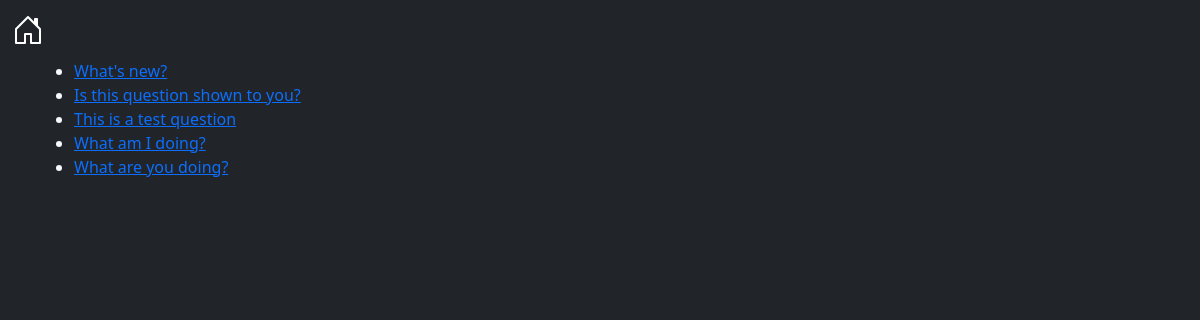
Screenshot of /polls/ with the database file from the repository.
### polls/models.py (models this page shows, shortened)
class Question(models.Model):
    question_text: models.CharField = models.CharField(max_length=200)
    pub_date = models.DateTimeField('date published')

### polls/views.py (the view)
# urls.py: path('', views.IndexView.as_view(), name='index'),
class IndexView(generic.ListView):
    template_name: str = 'polls/index.html'
    context_object_name: str = 'latest_question_list'
    def get_queryset(self) -> List[Question]:
        return Question.objects.filter(
            pub_date__lte=timezone.now()
        ).order_by('-pub_date')[:5]

### polls/templates/polls/index.html (shortened to what this page needs)
<!DOCTYPE html>
<html lang="en">
<head>
    {% load static %}
    {% include 'navbar.html' %}
    <link rel="stylesheet" type="text/css" href="{% static 'polls/style.css' %}">
</head>
<body class="text-light bg-dark">
    <div class="container">
        {% if latest_question_list %}
    <ul>
        {% for question in latest_question_list %}
        <li>
            <a href="{% url 'polls:detail' question.id %}">
                {{ question.question_text }}
            </a>
        </li>
        {% endfor %}
    </ul>
    {% else %}
        <p>No polls are available.</p>
    {% endif %}
    </div>
</body>
</html>

### rows the page displays
Question: question_text "What's new?"
Question: question_text "Is this question shown to you?"
Question: question_text "This is a test question"
Question: question_text "What am I doing?"
Question: question_text "What are you doing?"
